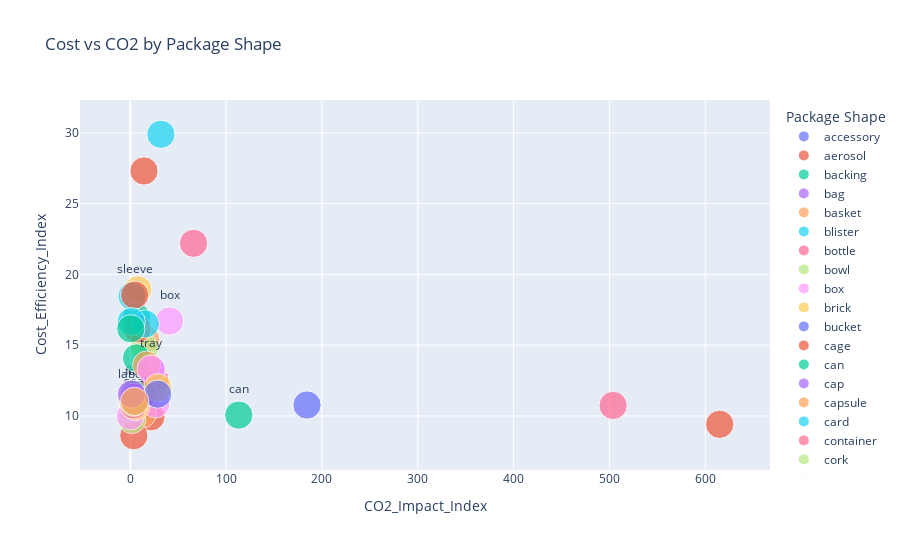

The cell this chart's notebook holds for it:
### Code cell
print("\n[Chart 5] Package Shape Impact")

if 'shape' in df.columns:
    # Compute mean stats per shape
    shape_stats = df.groupby('shape').agg({
        'Cost_Efficiency_Index': 'mean',
        'CO2_Impact_Index': 'mean'
    }).reset_index()

    # Get the top 10 most frequent shapes
    top_shapes = df['shape'].value_counts().head(10).index

    # Create labels only for top 10
    shape_stats['label'] = shape_stats['shape'].where(
        shape_stats['shape'].isin(top_shapes), ""
    )

    fig5 = px.scatter(
        shape_stats,
        x='CO2_Impact_Index',
        y='Cost_Efficiency_Index',
        size=[50] * len(shape_stats),
        text='label',                # text only for top 10
        color='shape',               # legend for all shapes
        title='Cost vs CO2 by Package Shape',
        height=550
    )

    # Show text on top of points
    fig5.update_traces(textposition='top center')

    # Improve legend layout
    fig5.update_layout(
        legend_title_text="Package Shape",
        legend=dict(
            itemsizing='constant',
            title_font_size=14,
            font_size=12,
            orientation="v",
            yanchor="top",
            y=0.99,
            xanchor="left",
            x=1.02
        )
    )

    fig5.show()

### Figure 1 — Plotly figure (JSON) as saved in the notebook; plotly's stock layout.template omitted (floating-point values rounded to 4 significant figures)
{"data": [{"hovertemplate": "shape=accessory<br>CO2_Impact_Index=%{x}<br>Cost_Efficiency_Index=%{y}<br>size=%{marker.size}<br>label=%{text}<extra></extra>", "legendgroup": "accessory", "marker": {"color": "#636efa", "size": [50], "sizemode": "area", "sizeref": 0.125, "symbol": "circle"}, "mode": "markers+text", "name": "accessory", "orientation": "v", "showlegend": true, "text": [""], "textposition": "top center", "type": "scatter", "x": [9.4], "xaxis": "x", "y": [11.54], "yaxis": "y"}, {"hovertemplate": "shape=aerosol<br>CO2_Impact_Index=%{x}<br>Cost_Efficiency_Index=%{y}<br>size=%{marker.size}<br>label=%{text}<extra></extra>", "legendgroup": "aerosol", "marker": {"color": "#EF553B", "size": [50], "sizemode": "area", "sizeref": 0.125, "symbol": "circle"}, "mode": "markers+text", "name": "aerosol", "orientation": "v", "showlegend": true, "text": [""], "textposition": "top center", "type": "scatter", "x": [615], "xaxis": "x", "y": [9.406], "yaxis": "y"}, {"hovertemplate": "shape=backing<br>CO2_Impact_Index=%{x}<br>Cost_Efficiency_Index=%{y}<br>size=%{marker.size}<br>label=%{text}<extra></extra>", "legendgroup": "backing", "marker": {"color": "#00cc96", "size": [50], "sizemode": "area", "sizeref": 0.125, "symbol": "circle"}, "mode": "markers+text", "name": "backing", "orientation": "v", "showlegend": true, "text": [""], "textposition": "top center", "type": "scatter", "x": [6.525], "xaxis": "x", "y": [16.96], "yaxis": "y"}, {"hovertemplate": "shape=bag<br>CO2_Impact_Index=%{x}<br>Cost_Efficiency_Index=%{y}<br>size=%{marker.size}<br>label=%{text}<extra></extra>", "legendgroup": "bag", "marker": {"color": "#ab63fa", "size": [50], "sizemode": "area", "sizeref": 0.125, "symbol": "circle"}, "mode": "markers+text", "name": "bag", "orientation": "v", "showlegend": true, "text": ["bag"], "textposition": "top center", "type": "scatter", "x": [16.07], "xaxis": "x", "y": [11.44], "yaxis": "y"}, {"hovertemplate": "shape=basket<br>CO2_Impact_Index=%{x}<br>Cost_Efficiency_Index=%{y}<br>size=%{marker.size}<br>label=%{text}<extra></extra>", "legendgroup": "basket", "marker": {"color": "#FFA15A", "size": [50], "sizemode": "area", "sizeref": 0.125, "symbol": "circle"}, "mode": "markers+text", "name": "basket", "orientation": "v", "showlegend": true, "text": [""], "textposition": "top center", "type": "scatter", "x": [16.2], "xaxis": "x", "y": [15.38], "yaxis": "y"}, {"hovertemplate": "shape=blister<br>CO2_Impact_Index=%{x}<br>Cost_Efficiency_Index=%{y}<br>size=%{marker.size}<br>label=%{text}<extra></extra>", "legendgroup": "blister", "marker": {"color": "#19d3f3", "size": [50], "sizemode": "area", "sizeref": 0.125, "symbol": "circle"}, "mode": "markers+text", "name": "blister", "orientation": "v", "showlegend": true, "text": [""], "textposition": "top center", "type": "scatter", "x": [5.432], "xaxis": "x", "y": [11.54], "yaxis": "y"}, {"hovertemplate": "shape=bottle<br>CO2_Impact_Index=%{x}<br>Cost_Efficiency_Index=%{y}<br>size=%{marker.size}<br>label=%{text}<extra></extra>", "legendgroup": "bottle", "marker": {"color": "#FF6692", "size": [50], "sizemode": "area", "sizeref": 0.125, "symbol": "circle"}, "mode": "markers+text", "name": "bottle", "orientation": "v", "showlegend": true, "text": [""], "textposition": "top center", "type": "scatter", "x": [66.06], "xaxis": "x", "y": [22.2], "yaxis": "y"}, {"hovertemplate": "shape=bowl<br>CO2_Impact_Index=%{x}<br>Cost_Efficiency_Index=%{y}<br>size=%{marker.size}<br>label=%{text}<extra></extra>", "legendgroup": "bowl", "marker": {"color": "#B6E880", "size": [50], "sizemode": "area", "sizeref": 0.125, "symbol": "circle"}, "mode": "markers+text", "name": "bowl", "orientation": "v", "showlegend": true, "text": [""], "textposition": "top center", "type": "scatter", "x": [24.63], "xaxis": "x", "y": [12.13], "yaxis": "y"}, {"hovertemplate": "shape=box<br>CO2_Impact_Index=%{x}<br>Cost_Efficiency_Index=%{y}<br>size=%{marker.size}<br>label=%{text}<extra></extra>", "legendgroup": "box", "marker": {"color": "#FF97FF", "size": [50], "sizemode": "area", "sizeref": 0.125, "symbol": "circle"}, "mode": "markers+text", "name": "box", "orientation": "v", "showlegend": true, "text": ["box"], "textposition": "top center", "type": "scatter", "x": [40.98], "xaxis": "x", "y": [16.7], "yaxis": "y"}, {"hovertemplate": "shape=brick<br>CO2_Impact_Index=%{x}<br>Cost_Efficiency_Index=%{y}<br>size=%{marker.size}<br>label=%{text}<extra></extra>", "legendgroup": "brick", "marker": {"color": "#FECB52", "size": [50], "sizemode": "area", "sizeref": 0.125, "symbol": "circle"}, "mode": "markers+text", "name": "brick", "orientation": "v", "showlegend": true, "text": [""], "textposition": "top center", "type": "scatter", "x": [7.905], "xaxis": "x", "y": [18.91], "yaxis": "y"}, {"hovertemplate": "shape=bucket<br>CO2_Impact_Index=%{x}<br>Cost_Efficiency_Index=%{y}<br>size=%{marker.size}<br>label=%{text}<extra></extra>", "legendgroup": "bucket", "marker": {"color": "#636efa", "size": [50], "sizemode": "area", "sizeref": 0.125, "symbol": "circle"}, "mode": "markers+text", "name": "bucket", "orientation": "v", "showlegend": true, "text": [""], "textposition": "top center", "type": "scatter", "x": [184.4], "xaxis": "x", "y": [10.77], "yaxis": "y"}, {"hovertemplate": "shape=cage<br>CO2_Impact_Index=%{x}<br>Cost_Efficiency_Index=%{y}<br>size=%{marker.size}<br>label=%{text}<extra></extra>", "legendgroup": "cage", "marker": {"color": "#EF553B", "size": [50], "sizemode": "area", "sizeref": 0.125, "symbol": "circle"}, "mode": "markers+text", "name": "cage", "orientation": "v", "showlegend": true, "text": [""], "textposition": "top center", "type": "scatter", "x": [21.57], "xaxis": "x", "y": [9.936], "yaxis": "y"}, {"hovertemplate": "shape=can<br>CO2_Impact_Index=%{x}<br>Cost_Efficiency_Index=%{y}<br>size=%{marker.size}<br>label=%{text}<extra></extra>", "legendgroup": "can", "marker": {"color": "#00cc96", "size": [50], "sizemode": "area", "sizeref": 0.125, "symbol": "circle"}, "mode": "markers+text", "name": "can", "orientation": "v", "showlegend": true, "text": ["can"], "textposition": "top center", "type": "scatter", "x": [113.2], "xaxis": "x", "y": [10.06], "yaxis": "y"}, {"hovertemplate": "shape=cap<br>CO2_Impact_Index=%{x}<br>Cost_Efficiency_Index=%{y}<br>size=%{marker.size}<br>label=%{text}<extra></extra>", "legendgroup": "cap", "marker": {"color": "#ab63fa", "size": [50], "sizemode": "area", "sizeref": 0.125, "symbol": "circle"}, "mode": "markers+text", "name": "cap", "orientation": "v", "showlegend": true, "text": ["cap"], "textposition": "top center", "type": "scatter", "x": [8.129], "xaxis": "x", "y": [11.33], "yaxis": "y"}, {"hovertemplate": "shape=capsule<br>CO2_Impact_Index=%{x}<br>Cost_Efficiency_Index=%{y}<br>size=%{marker.size}<br>label=%{text}<extra></extra>", "legendgroup": "capsule", "marker": {"color": "#FFA15A", "size": [50], "sizemode": "area", "sizeref": 0.125, "symbol": "circle"}, "mode": "markers+text", "name": "capsule", "orientation": "v", "showlegend": true, "text": [""], "textposition": "top center", "type": "scatter", "x": [12.42], "xaxis": "x", "y": [10.14], "yaxis": "y"}, {"hovertemplate": "shape=card<br>CO2_Impact_Index=%{x}<br>Cost_Efficiency_Index=%{y}<br>size=%{marker.size}<br>label=%{text}<extra></extra>", "legendgroup": "card", "marker": {"color": "#19d3f3", "size": [50], "sizemode": "area", "sizeref": 0.125, "symbol": "circle"}, "mode": "markers+text", "name": "card", "orientation": "v", "showlegend": true, "text": [""], "textposition": "top center", "type": "scatter", "x": [1.846], "xaxis": "x", "y": [18.46], "yaxis": "y"}, {"hovertemplate": "shape=container<br>CO2_Impact_Index=%{x}<br>Cost_Efficiency_Index=%{y}<br>size=%{marker.size}<br>label=%{text}<extra></extra>", "legendgroup": "container", "marker": {"color": "#FF6692", "size": [50], "sizemode": "area", "sizeref": 0.125, "symbol": "circle"}, "mode": "markers+text", "name": "container", "orientation": "v", "showlegend": true, "text": [""], "textposition": "top center", "type": "scatter", "x": [25.75], "xaxis": "x", "y": [12.54], "yaxis": "y"}, {"hovertemplate": "shape=cork<br>CO2_Impact_Index=%{x}<br>Cost_Efficiency_Index=%{y}<br>size=%{marker.size}<br>label=%{text}<extra></extra>", "legendgroup": "cork", "marker": {"color": "#B6E880", "size": [50], "sizemode": "area", "sizeref": 0.125, "symbol": "circle"}, "mode": "markers+text", "name": "cork", "orientation": "v", "showlegend": true, "text": [""], "textposition": "top center", "type": "scatter", "x": [14.77], "xaxis": "x", "y": [14.82], "yaxis": "y"}, {"hovertemplate": "shape=cylinder<br>CO2_Impact_Index=%{x}<br>Cost_Efficiency_Index=%{y}<br>size=%{marker.size}<br>label=%{text}<extra></extra>", "legendgroup": "cylinder", "marker": {"color": "#FF97FF", "size": [50], "sizemode": "area", "sizeref": 0.125, "symbol": "circle"}, "mode": "markers+text", "name": "cylinder", "orientation": "v", "showlegend": true, "text": [""], "textposition": "top center", "type": "scatter", "x": [2], "xaxis": "x", "y": [11.54], "yaxis": "y"}, {"hovertemplate": "shape=envelope<br>CO2_Impact_Index=%{x}<br>Cost_Efficiency_Index=%{y}<br>size=%{marker.size}<br>label=%{text}<extra></extra>", "legendgroup": "envelope", "marker": {"color": "#FECB52", "size": [50], "sizemode": "area", "sizeref": 0.125, "symbol": "circle"}, "mode": "markers+text", "name": "envelope", "orientation": "v", "showlegend": true, "text": [""], "textposition": "top center", "type": "scatter", "x": [5.234], "xaxis": "x", "y": [11.54], "yaxis": "y"}, {"hovertemplate": "shape=fastener<br>CO2_Impact_Index=%{x}<br>Cost_Efficiency_Index=%{y}<br>size=%{marker.size}<br>label=%{text}<extra></extra>", "legendgroup": "fastener", "marker": {"color": "#636efa", "size": [50], "sizemode": "area", "sizeref": 0.125, "symbol": "circle"}, "mode": "markers+text", "name": "fastener", "orientation": "v", "showlegend": true, "text": [""], "textposition": "top center", "type": "scatter", "x": [2.518], "xaxis": "x", "y": [11.1], "yaxis": "y"}, {"hovertemplate": "shape=filling<br>CO2_Impact_Index=%{x}<br>Cost_Efficiency_Index=%{y}<br>size=%{marker.size}<br>label=%{text}<extra></extra>", "legendgroup": "filling", "marker": {"color": "#EF553B", "size": [50], "sizemode": "area", "sizeref": 0.125, "symbol": "circle"}, "mode": "markers+text", "name": "filling", "orientation": "v", "showlegend": true, "text": [""], "textposition": "top center", "type": "scatter", "x": [3.68], "xaxis": "x", "y": [8.602], "yaxis": "y"}, {"hovertemplate": "shape=film<br>CO2_Impact_Index=%{x}<br>Cost_Efficiency_Index=%{y}<br>size=%{marker.size}<br>label=%{text}<extra></extra>", "legendgroup": "film", "marker": {"color": "#00cc96", "size": [50], "sizemode": "area", "sizeref": 0.125, "symbol": "circle"}, "mode": "markers+text", "name": "film", "orientation": "v", "showlegend": true, "text": ["film"], "textposition": "top center", "type": "scatter", "x": [5.562], "xaxis": "x", "y": [11.37], "yaxis": "y"}, {"hovertemplate": "shape=fork<br>CO2_Impact_Index=%{x}<br>Cost_Efficiency_Index=%{y}<br>size=%{marker.size}<br>label=%{text}<extra></extra>", "legendgroup": "fork", "marker": {"color": "#ab63fa", "size": [50], "sizemode": "area", "sizeref": 0.125, "symbol": "circle"}, "mode": "markers+text", "name": "fork", "orientation": "v", "showlegend": true, "text": [""], "textposition": "top center", "type": "scatter", "x": [4.6], "xaxis": "x", "y": [11.54], "yaxis": "y"}, {"hovertemplate": "shape=handle<br>CO2_Impact_Index=%{x}<br>Cost_Efficiency_Index=%{y}<br>size=%{marker.size}<br>label=%{text}<extra></extra>", "legendgroup": "handle", "marker": {"color": "#FFA15A", "size": [50], "sizemode": "area", "sizeref": 0.125, "symbol": "circle"}, "mode": "markers+text", "name": "handle", "orientation": "v", "showlegend": true, "text": [""], "textposition": "top center", "type": "scatter", "x": [8], "xaxis": "x", "y": [11.54], "yaxis": "y"}, {"hovertemplate": "shape=jar<br>CO2_Impact_Index=%{x}<br>Cost_Efficiency_Index=%{y}<br>size=%{marker.size}<br>label=%{text}<extra></extra>", "legendgroup": "jar", "marker": {"color": "#19d3f3", "size": [50], "sizemode": "area", "sizeref": 0.125, "symbol": "circle"}, "mode": "markers+text", "name": "jar", "orientation": "v", "showlegend": true, "text": [""], "textposition": "top center", "type": "scatter", "x": [31.95], "xaxis": "x", "y": [29.9], "yaxis": "y"}, {"hovertemplate": "shape=jug<br>CO2_Impact_Index=%{x}<br>Cost_Efficiency_Index=%{y}<br>size=%{marker.size}<br>label=%{text}<extra></extra>", "legendgroup": "jug", "marker": {"color": "#FF6692", "size": [50], "sizemode": "area", "sizeref": 0.125, "symbol": "circle"}, "mode": "markers+text", "name": "jug", "orientation": "v", "showlegend": true, "text": [""], "textposition": "top center", "type": "scatter", "x": [503.8], "xaxis": "x", "y": [10.74], "yaxis": "y"}, {"hovertemplate": "shape=label<br>CO2_Impact_Index=%{x}<br>Cost_Efficiency_Index=%{y}<br>size=%{marker.size}<br>label=%{text}<extra></extra>", "legendgroup": "label", "marker": {"color": "#B6E880", "size": [50], "sizemode": "area", "sizeref": 0.125, "symbol": "circle"}, "mode": "markers+text", "name": "label", "orientation": "v", "showlegend": true, "text": ["label"], "textposition": "top center", "type": "scatter", "x": [0.9243], "xaxis": "x", "y": [11.12], "yaxis": "y"}, {"hovertemplate": "shape=lid<br>CO2_Impact_Index=%{x}<br>Cost_Efficiency_Index=%{y}<br>size=%{marker.size}<br>label=%{text}<extra></extra>", "legendgroup": "lid", "marker": {"color": "#FF97FF", "size": [50], "sizemode": "area", "sizeref": 0.125, "symbol": "circle"}, "mode": "markers+text", "name": "lid", "orientation": "v", "showlegend": true, "text": ["lid"], "textposition": "top center", "type": "scatter", "x": [26.61], "xaxis": "x", "y": [10.86], "yaxis": "y"}, {"hovertemplate": "shape=mold<br>CO2_Impact_Index=%{x}<br>Cost_Efficiency_Index=%{y}<br>size=%{marker.size}<br>label=%{text}<extra></extra>", "legendgroup": "mold", "marker": {"color": "#FECB52", "size": [50], "sizemode": "area", "sizeref": 0.125, "symbol": "circle"}, "mode": "markers+text", "name": "mold", "orientation": "v", "showlegend": true, "text": [""], "textposition": "top center", "type": "scatter", "x": [3.768], "xaxis": "x", "y": [10.74], "yaxis": "y"}, {"hovertemplate": "shape=net<br>CO2_Impact_Index=%{x}<br>Cost_Efficiency_Index=%{y}<br>size=%{marker.size}<br>label=%{text}<extra></extra>", "legendgroup": "net", "marker": {"color": "#636efa", "size": [50], "sizemode": "area", "sizeref": 0.125, "symbol": "circle"}, "mode": "markers+text", "name": "net", "orientation": "v", "showlegend": true, "text": [""], "textposition": "top center", "type": "scatter", "x": [12.46], "xaxis": "x", "y": [11.54], "yaxis": "y"}, {"hovertemplate": "shape=overpack<br>CO2_Impact_Index=%{x}<br>Cost_Efficiency_Index=%{y}<br>size=%{marker.size}<br>label=%{text}<extra></extra>", "legendgroup": "overpack", "marker": {"color": "#EF553B", "size": [50], "sizemode": "area", "sizeref": 0.125, "symbol": "circle"}, "mode": "markers+text", "name": "overpack", "orientation": "v", "showlegend": true, "text": [""], "textposition": "top center", "type": "scatter", "x": [7.496], "xaxis": "x", "y": [16.15], "yaxis": "y"}, {"hovertemplate": "shape=packaging<br>CO2_Impact_Index=%{x}<br>Cost_Efficiency_Index=%{y}<br>size=%{marker.size}<br>label=%{text}<extra></extra>", "legendgroup": "packaging", "marker": {"color": "#00cc96", "size": [50], "sizemode": "area", "sizeref": 0.125, "symbol": "circle"}, "mode": "markers+text", "name": "packaging", "orientation": "v", "showlegend": true, "text": [""], "textposition": "top center", "type": "scatter", "x": [6.57], "xaxis": "x", "y": [14.1], "yaxis": "y"}, {"hovertemplate": "shape=packet<br>CO2_Impact_Index=%{x}<br>Cost_Efficiency_Index=%{y}<br>size=%{marker.size}<br>label=%{text}<extra></extra>", "legendgroup": "packet", "marker": {"color": "#ab63fa", "size": [50], "sizemode": "area", "sizeref": 0.125, "symbol": "circle"}, "mode": "markers+text", "name": "packet", "orientation": "v", "showlegend": true, "text": [""], "textposition": "top center", "type": "scatter", "x": [22.52], "xaxis": "x", "y": [13.22], "yaxis": "y"}, {"hovertemplate": "shape=plate<br>CO2_Impact_Index=%{x}<br>Cost_Efficiency_Index=%{y}<br>size=%{marker.size}<br>label=%{text}<extra></extra>", "legendgroup": "plate", "marker": {"color": "#FFA15A", "size": [50], "sizemode": "area", "sizeref": 0.125, "symbol": "circle"}, "mode": "markers+text", "name": "plate", "orientation": "v", "showlegend": true, "text": [""], "textposition": "top center", "type": "scatter", "x": [17.16], "xaxis": "x", "y": [13.59], "yaxis": "y"}, {"hovertemplate": "shape=pot<br>CO2_Impact_Index=%{x}<br>Cost_Efficiency_Index=%{y}<br>size=%{marker.size}<br>label=%{text}<extra></extra>", "legendgroup": "pot", "marker": {"color": "#19d3f3", "size": [50], "sizemode": "area", "sizeref": 0.125, "symbol": "circle"}, "mode": "markers+text", "name": "pot", "orientation": "v", "showlegend": true, "text": [""], "textposition": "top center", "type": "scatter", "x": [15.6], "xaxis": "x", "y": [16.5], "yaxis": "y"}, {"hovertemplate": "shape=pouch<br>CO2_Impact_Index=%{x}<br>Cost_Efficiency_Index=%{y}<br>size=%{marker.size}<br>label=%{text}<extra></extra>", "legendgroup": "pouch", "marker": {"color": "#FF6692", "size": [50], "sizemode": "area", "sizeref": 0.125, "symbol": "circle"}, "mode": "markers+text", "name": "pouch", "orientation": "v", "showlegend": true, "text": [""], "textposition": "top center", "type": "scatter", "x": [13.78], "xaxis": "x", "y": [11.54], "yaxis": "y"}, {"hovertemplate": "shape=ring<br>CO2_Impact_Index=%{x}<br>Cost_Efficiency_Index=%{y}<br>size=%{marker.size}<br>label=%{text}<extra></extra>", "legendgroup": "ring", "marker": {"color": "#B6E880", "size": [50], "sizemode": "area", "sizeref": 0.125, "symbol": "circle"}, "mode": "markers+text", "name": "ring", "orientation": "v", "showlegend": true, "text": [""], "textposition": "top center", "type": "scatter", "x": [1.566], "xaxis": "x", "y": [9.751], "yaxis": "y"}, {"hovertemplate": "shape=roll<br>CO2_Impact_Index=%{x}<br>Cost_Efficiency_Index=%{y}<br>size=%{marker.size}<br>label=%{text}<extra></extra>", "legendgroup": "roll", "marker": {"color": "#FF97FF", "size": [50], "sizemode": "area", "sizeref": 0.125, "symbol": "circle"}, "mode": "markers+text", "name": "roll", "orientation": "v", "showlegend": true, "text": [""], "textposition": "top center", "type": "scatter", "x": [0.0594], "xaxis": "x", "y": [10], "yaxis": "y"}, {"hovertemplate": "shape=seal<br>CO2_Impact_Index=%{x}<br>Cost_Efficiency_Index=%{y}<br>size=%{marker.size}<br>label=%{text}<extra></extra>", "legendgroup": "seal", "marker": {"color": "#FECB52", "size": [50], "sizemode": "area", "sizeref": 0.125, "symbol": "circle"}, "mode": "markers+text", "name": "seal", "orientation": "v", "showlegend": true, "text": ["seal"], "textposition": "top center", "type": "scatter", "x": [5.504], "xaxis": "x", "y": [10.67], "yaxis": "y"}, {"hovertemplate": "shape=sheet<br>CO2_Impact_Index=%{x}<br>Cost_Efficiency_Index=%{y}<br>size=%{marker.size}<br>label=%{text}<extra></extra>", "legendgroup": "sheet", "marker": {"color": "#636efa", "size": [50], "sizemode": "area", "sizeref": 0.125, "symbol": "circle"}, "mode": "markers+text", "name": "sheet", "orientation": "v", "showlegend": true, "text": [""], "textposition": "top center", "type": "scatter", "x": [2.448], "xaxis": "x", "y": [11.03], "yaxis": "y"}, {"hovertemplate": "shape=sleeve<br>CO2_Impact_Index=%{x}<br>Cost_Efficiency_Index=%{y}<br>size=%{marker.size}<br>label=%{text}<extra></extra>", "legendgroup": "sleeve", "marker": {"color": "#EF553B", "size": [50], "sizemode": "area", "sizeref": 0.125, "symbol": "circle"}, "mode": "markers+text", "name": "sleeve", "orientation": "v", "showlegend": true, "text": ["sleeve"], "textposition": "top center", "type": "scatter", "x": [4.601], "xaxis": "x", "y": [18.54], "yaxis": "y"}, {"hovertemplate": "shape=spoon<br>CO2_Impact_Index=%{x}<br>Cost_Efficiency_Index=%{y}<br>size=%{marker.size}<br>label=%{text}<extra></extra>", "legendgroup": "spoon", "marker": {"color": "#00cc96", "size": [50], "sizemode": "area", "sizeref": 0.125, "symbol": "circle"}, "mode": "markers+text", "name": "spoon", "orientation": "v", "showlegend": true, "text": [""], "textposition": "top center", "type": "scatter", "x": [3.6], "xaxis": "x", "y": [11.54], "yaxis": "y"}, {"hovertemplate": "shape=spout<br>CO2_Impact_Index=%{x}<br>Cost_Efficiency_Index=%{y}<br>size=%{marker.size}<br>label=%{text}<extra></extra>", "legendgroup": "spout", "marker": {"color": "#ab63fa", "size": [50], "sizemode": "area", "sizeref": 0.125, "symbol": "circle"}, "mode": "markers+text", "name": "spout", "orientation": "v", "showlegend": true, "text": [""], "textposition": "top center", "type": "scatter", "x": [3.57], "xaxis": "x", "y": [11.32], "yaxis": "y"}, {"hovertemplate": "shape=stick<br>CO2_Impact_Index=%{x}<br>Cost_Efficiency_Index=%{y}<br>size=%{marker.size}<br>label=%{text}<extra></extra>", "legendgroup": "stick", "marker": {"color": "#FFA15A", "size": [50], "sizemode": "area", "sizeref": 0.125, "symbol": "circle"}, "mode": "markers+text", "name": "stick", "orientation": "v", "showlegend": true, "text": [""], "textposition": "top center", "type": "scatter", "x": [3.387], "xaxis": "x", "y": [11.03], "yaxis": "y"}, {"hovertemplate": "shape=straw<br>CO2_Impact_Index=%{x}<br>Cost_Efficiency_Index=%{y}<br>size=%{marker.size}<br>label=%{text}<extra></extra>", "legendgroup": "straw", "marker": {"color": "#19d3f3", "size": [50], "sizemode": "area", "sizeref": 0.125, "symbol": "circle"}, "mode": "markers+text", "name": "straw", "orientation": "v", "showlegend": true, "text": [""], "textposition": "top center", "type": "scatter", "x": [0.9859], "xaxis": "x", "y": [16.67], "yaxis": "y"}, {"hovertemplate": "shape=strip<br>CO2_Impact_Index=%{x}<br>Cost_Efficiency_Index=%{y}<br>size=%{marker.size}<br>label=%{text}<extra></extra>", "legendgroup": "strip", "marker": {"color": "#FF6692", "size": [50], "sizemode": "area", "sizeref": 0.125, "symbol": "circle"}, "mode": "markers+text", "name": "strip", "orientation": "v", "showlegend": true, "text": [""], "textposition": "top center", "type": "scatter", "x": [3.383], "xaxis": "x", "y": [10.77], "yaxis": "y"}, {"hovertemplate": "shape=tie<br>CO2_Impact_Index=%{x}<br>Cost_Efficiency_Index=%{y}<br>size=%{marker.size}<br>label=%{text}<extra></extra>", "legendgroup": "tie", "marker": {"color": "#B6E880", "size": [50], "sizemode": "area", "sizeref": 0.125, "symbol": "circle"}, "mode": "markers+text", "name": "tie", "orientation": "v", "showlegend": true, "text": [""], "textposition": "top center", "type": "scatter", "x": [3.626], "xaxis": "x", "y": [10.96], "yaxis": "y"}, {"hovertemplate": "shape=tray<br>CO2_Impact_Index=%{x}<br>Cost_Efficiency_Index=%{y}<br>size=%{marker.size}<br>label=%{text}<extra></extra>", "legendgroup": "tray", "marker": {"color": "#FF97FF", "size": [50], "sizemode": "area", "sizeref": 0.125, "symbol": "circle"}, "mode": "markers+text", "name": "tray", "orientation": "v", "showlegend": true, "text": ["tray"], "textposition": "top center", "type": "scatter", "x": [21.58], "xaxis": "x", "y": [13.31], "yaxis": "y"}, {"hovertemplate": "shape=tube<br>CO2_Impact_Index=%{x}<br>Cost_Efficiency_Index=%{y}<br>size=%{marker.size}<br>label=%{text}<extra></extra>", "legendgroup": "tube", "marker": {"color": "#FECB52", "size": [50], "sizemode": "area", "sizeref": 0.125, "symbol": "circle"}, "mode": "markers+text", "name": "tube", "orientation": "v", "showlegend": true, "text": [""], "textposition": "top center", "type": "scatter", "x": [28.85], "xaxis": "x", "y": [11.99], "yaxis": "y"}, {"hovertemplate": "shape=tumbler<br>CO2_Impact_Index=%{x}<br>Cost_Efficiency_Index=%{y}<br>size=%{marker.size}<br>label=%{text}<extra></extra>", "legendgroup": "tumbler", "marker": {"color": "#636efa", "size": [50], "sizemode": "area", "sizeref": 0.125, "symbol": "circle"}, "mode": "markers+text", "name": "tumbler", "orientation": "v", "showlegend": true, "text": [""], "textposition": "top center", "type": "scatter", "x": [28.6], "xaxis": "x", "y": [11.54], "yaxis": "y"}, {"hovertemplate": "shape=vial<br>CO2_Impact_Index=%{x}<br>Cost_Efficiency_Index=%{y}<br>size=%{marker.size}<br>label=%{text}<extra></extra>", "legendgroup": "vial", "marker": {"color": "#EF553B", "size": [50], "sizemode": "area", "sizeref": 0.125, "symbol": "circle"}, "mode": "markers+text", "name": "vial", "orientation": "v", "showlegend": true, "text": [""], "textposition": "top center", "type": "scatter", "x": [14.3], "xaxis": "x", "y": [27.31], "yaxis": "y"}, {"hovertemplate": "shape=wedge<br>CO2_Impact_Index=%{x}<br>Cost_Efficiency_Index=%{y}<br>size=%{marker.size}<br>label=%{text}<extra></extra>", "legendgroup": "wedge", "marker": {"color": "#00cc96", "size": [50], "sizemode": "area", "sizeref": 0.125, "symbol": "circle"}, "mode": "markers+text", "name": "wedge", "orientation": "v", "showlegend": true, "text": [""], "textposition": "top center", "type": "scatter", "x": [0.5694], "xaxis": "x", "y": [16.15], "yaxis": "y"}, {"hovertemplate": "shape=wrap<br>CO2_Impact_Index=%{x}<br>Cost_Efficiency_Index=%{y}<br>size=%{marker.size}<br>label=%{text}<extra></extra>", "legendgroup": "wrap", "marker": {"color": "#ab63fa", "size": [50], "sizemode": "area", "sizeref": 0.125, "symbol": "circle"}, "mode": "markers+text", "name": "wrap", "orientation": "v", "showlegend": true, "text": [""], "textposition": "top center", "type": "scatter", "x": [1.256], "xaxis": "x", "y": [11.54], "yaxis": "y"}, {"hovertemplate": "shape=wrapper<br>CO2_Impact_Index=%{x}<br>Cost_Efficiency_Index=%{y}<br>size=%{marker.size}<br>label=%{text}<extra></extra>", "legendgroup": "wrapper", "marker": {"color": "#FFA15A", "size": [50], "sizemode": "area", "sizeref": 0.125, "symbol": "circle"}, "mode": "markers+text", "name": "wrapper", "orientation": "v", "showlegend": true, "text": [""], "textposition": "top center", "type": "scatter", "x": [4.59], "xaxis": "x", "y": [11.03], "yaxis": "y"}], "layout": {"height": 550, "legend": {"font": {"size": 12}, "itemsizing": "constant", "orientation": "v", "title": {"font": {"size": 14}, "text": "Package Shape"}, "tracegroupgap": 0, "x": 1.02, "xanchor": "left", "y": 0.99, "yanchor": "top"}, "title": {"text": "Cost vs CO2 by Package Shape"}, "xaxis": {"anchor": "y", "domain": [0, 1], "title": {"text": "CO2_Impact_Index"}}, "yaxis": {"anchor": "x", "domain": [0, 1], "title": {"text": "Cost_Efficiency_Index"}}}}
